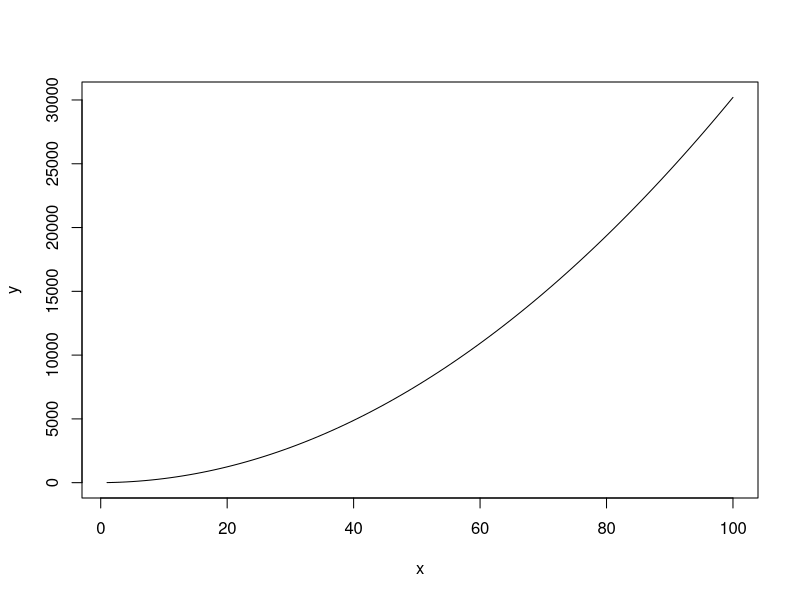

This chart was generated by the following R code:
## Ex 1: Calculate the value of function: y = 1+2x+3x^2

x = seq(1,100, by=1)
y = 1 + 2*x + 3*x^2
plot(x, y, type='l')


## Ex2: Calculation (Without loop):
## taking 20 values

## a. 1- 1/3 + 1/5 -1/7 + 1/9 - .
library(pracma)
a2 <- function(k) (-1)^k/(2*k+1)
sumalt(a2, 20)

## b.	1 + 1/3^2 + 1/5^2 + ...
b2 <- function(k) 1/((2*k+1)^2)
sumalt(b2, 20)

## c.	1 + 1/2^2 + 1/3^2 + 1/4^2 + ...
c2 <- function(k) 1/(k+1)^4
sumalt(c2, 20)


## Ex3:	Create a data matrix (data.frame) from the given data:

## create teh data frame
st <- c(46, 54, 48, 50, 44, 42, 52)
d <- c(148, 182, 173, 166, 109, 141, 166)
n <- c("Ilkka (M)", "Kerttu (F)", "Eetu (M)", "Juuso (M)", "Ritva (F)", "Pentti (M)", "Maria (F)")

ques3_data <- data.frame("stretch" = st, "distance" = d, "name" = n, "sex" = factor(c("M", "F", "M", "M", "F", "M", "F")))
ques3_data

## summary of the data frame
summary(ques3_data)

## calculate the correlation between stretch and distance column
with(ques3_data, cor(stretch, distance))


## Ex4:	Create a list with given elements inside:

l <- list(dimension = dim(ques3_data), variable_names = names(ques3_data), 
          gender = summary(ques3_data$sex), stretch_mean = mean(ques3_data$stretch), 
          distance_mean = mean(ques3_data$distance))
l


## Ex5:	Calculate without looping structures:

## a.
i = seq(0, 52, 1)
a <- function(i) (-1)^i / factorial(i)
sum(a(i))


## b.	
i = seq(1, 100, 1)
b<- function(i) i*i + 1
sum(b(i))

## c.	
i = seq(0, 20, 1)
c <- function(i) ((-1)^i)*(3^(2*i+1)) / factorial(2*i+1)
sum(c(i))



